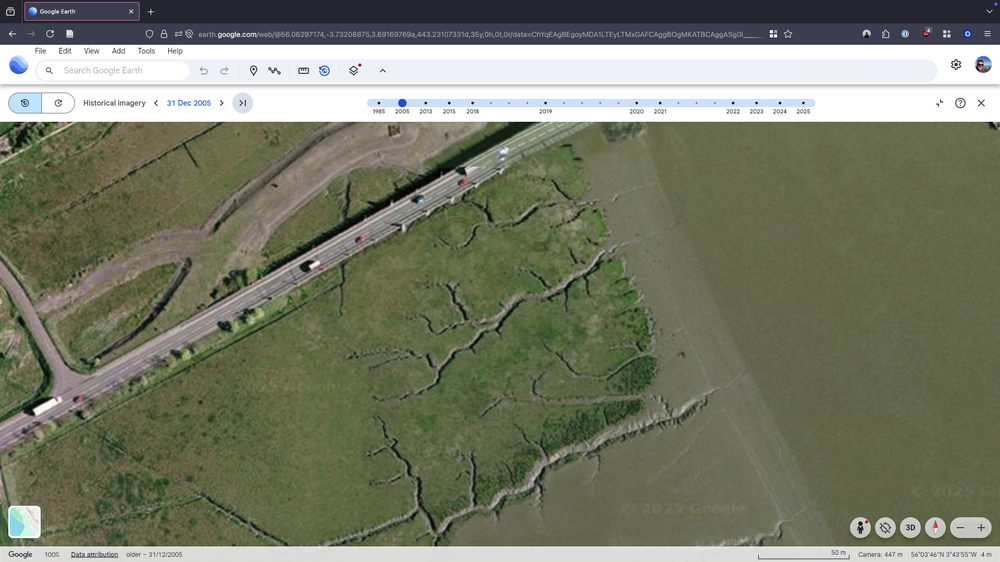
#> input picture Data/2005-12-31 Kincardine.png, 1000 x 562 px, shrunk from 1920 x 1080 before the run
$ python -i creek_extraction.py   (imports and definitions only)   (older library calls are emulated)
#> lines starting #> are read from the running program, lines starting #| are printed output that depends on the picture; after the words box and inside, x2 and y2 are one past the last pixel; in counts of white or black regions, pixels touching at a corner belong together
import os
import numpy as np
import cv2
import matplotlib.pyplot as plt
from PIL import Image
from skimage import filters, segmentation, morphology, measure
from skimage.filters import threshold_otsu, threshold_local
from skimage.morphology import skeletonize, remove_small_objects, disk, closing, opening
from skimage.segmentation import watershed
from scipy import ndimage
import glob


def load_test_image(image_path):
    """Load and prepare image for processing"""

    # Load image
    img = Image.open(image_path)

    # Convert to RGB if needed (removes alpha channel)
    if img.mode == 'RGBA':
        img = img.convert('RGB')
    elif img.mode == 'L':
        img = img.convert('RGB')

    img_array = np.array(img)

    # Convert to different color spaces for analysis
    if len(img_array.shape) == 3:
        # RGB image
        rgb = img_array
        gray = cv2.cvtColor(rgb, cv2.COLOR_RGB2GRAY)
        hsv = cv2.cvtColor(rgb, cv2.COLOR_RGB2HSV)
        lab = cv2.cvtColor(rgb, cv2.COLOR_RGB2LAB)
    else:
        # Grayscale image (shouldn't happen now)
        gray = img_array
        rgb = cv2.cvtColor(gray, cv2.COLOR_GRAY2RGB)
        hsv = cv2.cvtColor(rgb, cv2.COLOR_RGB2HSV)
        lab = cv2.cvtColor(rgb, cv2.COLOR_RGB2LAB)

    return {
        'original': rgb,
        'gray': gray,
        'hsv': hsv,
        'lab': lab
    }


def method1_edge_detection(images, low_thresh=50, high_thresh=150):
    """Method 1: Canny edge detection + morphological operations"""

    gray = images['gray']

    # Apply Canny edge detection
    edges = cv2.Canny(gray, low_thresh, high_thresh)

    # Morphological operations to connect creek segments
    kernel = cv2.getStructuringElement(cv2.MORPH_ELLIPSE, (3, 3))
    edges_closed = cv2.morphologyEx(edges, cv2.MORPH_CLOSE, kernel)

    # Remove small noise
    edges_cleaned = remove_small_objects(
        edges_closed.astype(bool), min_size=50)

    # Skeletonize to get centerlines
    skeleton = skeletonize(edges_cleaned)

    return {
        'raw_edges': edges,
        'closed_edges': edges_closed,
        'cleaned_edges': edges_cleaned.astype(np.uint8) * 255,
        'skeleton': skeleton.astype(np.uint8) * 255,
        'name': 'Edge Detection'
    }


def method2_water_segmentation(images, h_min=0, h_max=180, s_min=30, v_max=100):
    """Method 2: Color-based water segmentation"""

    hsv = images['hsv']

    # Define water color range (typically darker, more saturated)
    lower_water = np.array([h_min, s_min, 0])
    upper_water = np.array([h_max, 255, v_max])

    # Create water mask
    water_mask = cv2.inRange(hsv, lower_water, upper_water)

    # Morphological operations to clean up
    kernel = cv2.getStructuringElement(cv2.MORPH_ELLIPSE, (5, 5))
    water_cleaned = cv2.morphologyEx(water_mask, cv2.MORPH_OPEN, kernel)
    water_cleaned = cv2.morphologyEx(water_cleaned, cv2.MORPH_CLOSE, kernel)

    # Remove small objects
    water_cleaned = remove_small_objects(
        water_cleaned.astype(bool), min_size=100)

    # Get creek centerlines
    skeleton = skeletonize(water_cleaned)

    return {
        'water_mask': water_mask,
        'water_cleaned': water_cleaned.astype(np.uint8) * 255,
        'skeleton': skeleton.astype(np.uint8) * 255,
        'name': 'Water Segmentation'
    }


def method3_adaptive_threshold(images, block_size=25, offset=5):
    """Method 3: Adaptive thresholding for local contrast"""

    gray = images['gray']

    # Apply adaptive threshold
    adaptive_thresh = threshold_local(
        gray, block_size=block_size, offset=offset)
    binary = gray < adaptive_thresh

    # Invert if needed (creeks should be dark)
    if np.sum(binary) > binary.size / 2:
        binary = ~binary

    # Clean up
    binary_cleaned = remove_small_objects(binary, min_size=100)
    binary_cleaned = morphology.closing(binary_cleaned, disk(3))

    # Skeletonize
    skeleton = skeletonize(binary_cleaned)

    return {
        'adaptive_thresh': (gray < adaptive_thresh).astype(np.uint8) * 255,
        'binary_cleaned': binary_cleaned.astype(np.uint8) * 255,
        'skeleton': skeleton.astype(np.uint8) * 255,
        'name': 'Adaptive Threshold'
    }


def method4_watershed(images, markers_threshold=0.3):
    """Method 4: Watershed segmentation"""

    gray = images['gray']

    # Create markers for watershed using simple gradient
    # Calculate gradient using Sobel
    grad_x = cv2.Sobel(gray, cv2.CV_64F, 1, 0, ksize=3)
    grad_y = cv2.Sobel(gray, cv2.CV_64F, 0, 1, ksize=3)
    gradient = np.sqrt(grad_x**2 + grad_y**2)

    # Markers for sure background and sure foreground
    markers = np.zeros_like(gray)
    markers[gray < np.percentile(gray, 20)] = 1  # Dark areas (potential water)
    markers[gray > np.percentile(gray, 80)] = 2  # Light areas (sure land)

    # Apply watershed
    labels = watershed(gradient, markers)

    # Extract water regions (label 1)
    water_regions = (labels == 1)

    # Clean and skeletonize
    water_cleaned = remove_small_objects(water_regions, min_size=100)
    skeleton = skeletonize(water_cleaned)

    return {
        'gradient': gradient,
        'markers': markers,
        'labels': labels,
        'water_regions': water_regions.astype(np.uint8) * 255,
        'skeleton': skeleton.astype(np.uint8) * 255,
        'name': 'Watershed'
    }


def method5_lab_contrast(images):
    """Method 5: LAB color space contrast enhancement"""

    lab = images['lab']

    # Use L channel (lightness) - creeks should be darker
    l_channel = lab[:, :, 0]

    # Apply Otsu threshold on L channel
    thresh = threshold_otsu(l_channel)
    binary = l_channel < thresh

    # Clean up
    binary_cleaned = remove_small_objects(binary, min_size=50)
    binary_cleaned = morphology.closing(binary_cleaned, disk(2))
    binary_cleaned = morphology.opening(binary_cleaned, disk(1))

    # Skeletonize
    skeleton = skeletonize(binary_cleaned)

    return {
        'l_channel': l_channel,
        'binary': binary.astype(np.uint8) * 255,
        'binary_cleaned': binary_cleaned.astype(np.uint8) * 255,
        'skeleton': skeleton.astype(np.uint8) * 255,
        'name': 'LAB Contrast'
    }


def run_all_methods(image_path):
    """Run all creek extraction methods on a test image"""

    print(
        f"Testing creek extraction methods on: {os.path.basename(image_path)}")

    # Load image
    images = load_test_image(image_path)
#> in load_test_image, img is the input picture: PIL image 1000x562 RGBA; mean R, G, B, A 118.9, 122.6, 103.6, 255
#> in load_test_image, `gray = cv2.cvtColor(rgb, cv2.COLOR_RGB2GRAY)`:
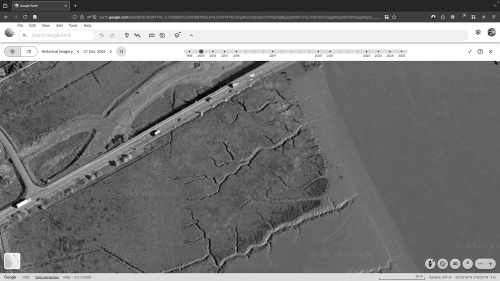
#> gray: shape (562, 1000) (shown at 1/2 size); min 0, max 255, mean 119.3
#> images = 4 items

    # Run all methods
    results = {}

    try:
        results['method1'] = method1_edge_detection(images)
#> in method1_edge_detection, `edges = cv2.Canny(gray, low_thresh, high_thresh)`:
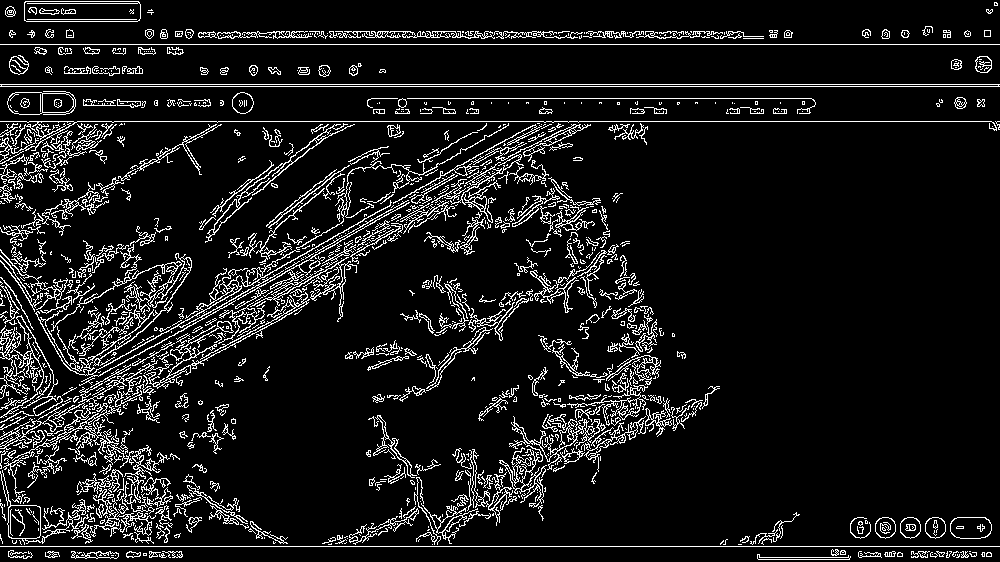
#> edges: shape (562, 1000); 9.5% white in thin lines or dots
        print("✅ Method 1: Edge detection completed")
    except Exception as e:
        print(f"❌ Method 1 failed: {e}")

    try:
        results['method2'] = method2_water_segmentation(images)
#> in method2_water_segmentation, `water_mask = cv2.inRange(hsv, lower_water, upper_water)`:
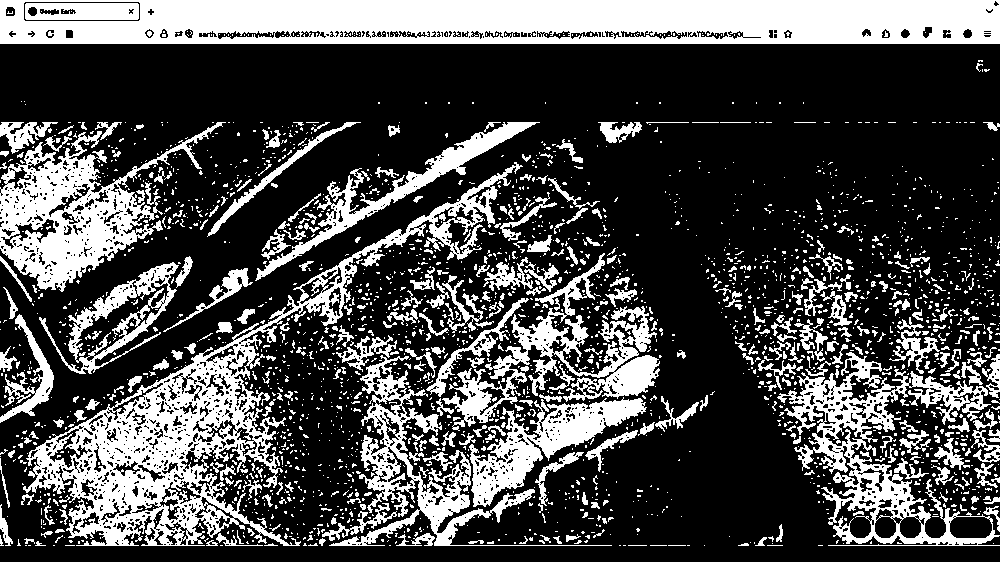
#> water_mask: shape (562, 1000); 29.6% white; 2506 white regions (2136 under 20 px), largest, box (x1, y1, x2, y2) and area: (0, 0, 1000, 44) 38909, (23, 162, 523, 546) 27168, (0, 122, 226, 292) 12762
        print("✅ Method 2: Water segmentation completed")
    except Exception as e:
        print(f"❌ Method 2 failed: {e}")

    try:
        results['method3'] = method3_adaptive_threshold(images)
        print("✅ Method 3: Adaptive threshold completed")
    except Exception as e:
        print(f"❌ Method 3 failed: {e}")

    try:
        results['method4'] = method4_watershed(images)
#> in method4_watershed, `grad_y = cv2.Sobel(gray, cv2.CV_64F, 0, 1, ksize=3)`:
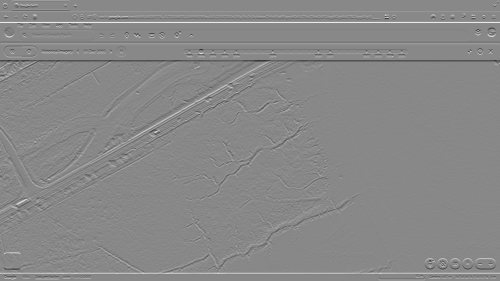
#> grad_y: shape (562, 1000) float64 (shown at 1/2 size); min -970, max 846, mean 2.6; drawn with min black and max white
        print("✅ Method 4: Watershed completed")
    except Exception as e:
        print(f"❌ Method 4 failed: {e}")

    try:
        results['method5'] = method5_lab_contrast(images)
#> in method5_lab_contrast, `thresh = threshold_otsu(l_channel)`: thresh = 171
#> in method5_lab_contrast, `binary_cleaned = morphology.closing(binary_cleaned, disk(2))`:
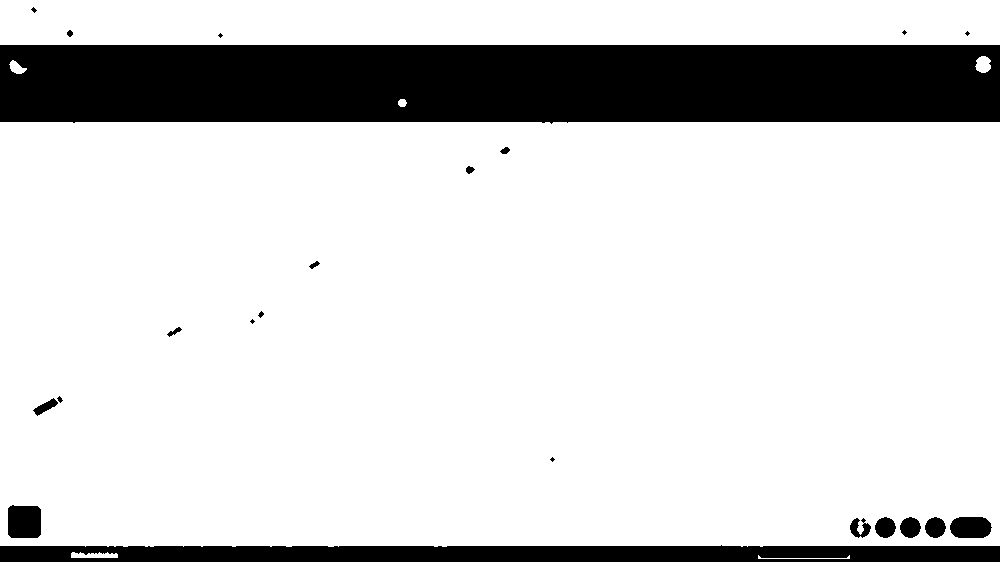
#> binary_cleaned: shape (562, 1000) bool; 83% white; 22 black regions (6 under 20 px), largest, box (x1, y1, x2, y2) and area: (0, 45, 1000, 124) 76602, (0, 545, 1000, 562) 15619, (8, 505, 41, 538) 1037
#> in method5_lab_contrast, `skeleton = skeletonize(binary_cleaned)`:
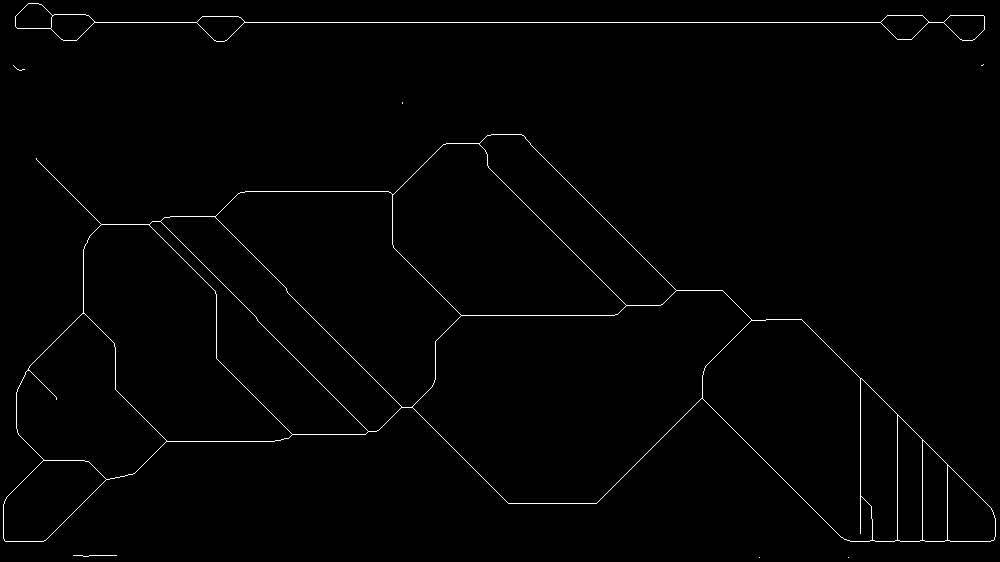
#> skeleton: shape (562, 1000) bool; 0.99% white in thin lines or dots
        print("✅ Method 5: LAB contrast completed")
    except Exception as e:
        print(f"❌ Method 5 failed: {e}")

    return images, results


# [309 lines left out: functions plot_comparison, test_on_multiple_images, interactive_parameter_tuning, main, not called in this run]


# [2 lines not run here, left out]

>>> result = run_all_methods('../Data/2005-12-31 Kincardine.png')

$ run again, on Data/2015-04-05 Kincardine.png
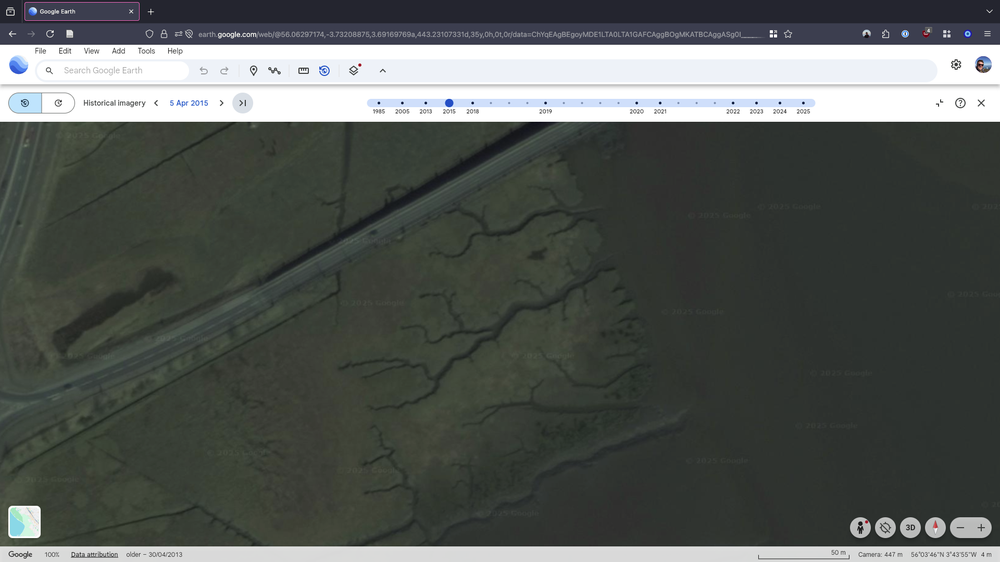
#> input picture Data/2015-04-05 Kincardine.png, 1000 x 562 px, shrunk from 1920 x 1080 before the run
#> in load_test_image, img is the input picture: PIL image 1000x562 RGBA; mean R, G, B, A 84.2, 88.6, 85, 255
#> img: PIL image 1000x562 RGB
#> hsv: shape (562, 1000, 3); mean H, S, V 57.6, 29.2, 90.2
#> lab: shape (562, 1000, 3); mean of channels 0, 1, 2 91.2, 125.4, 129.7
#> images = 4 items
#> in method1_edge_detection, `edges = cv2.Canny(gray, low_thresh, high_thresh)`:
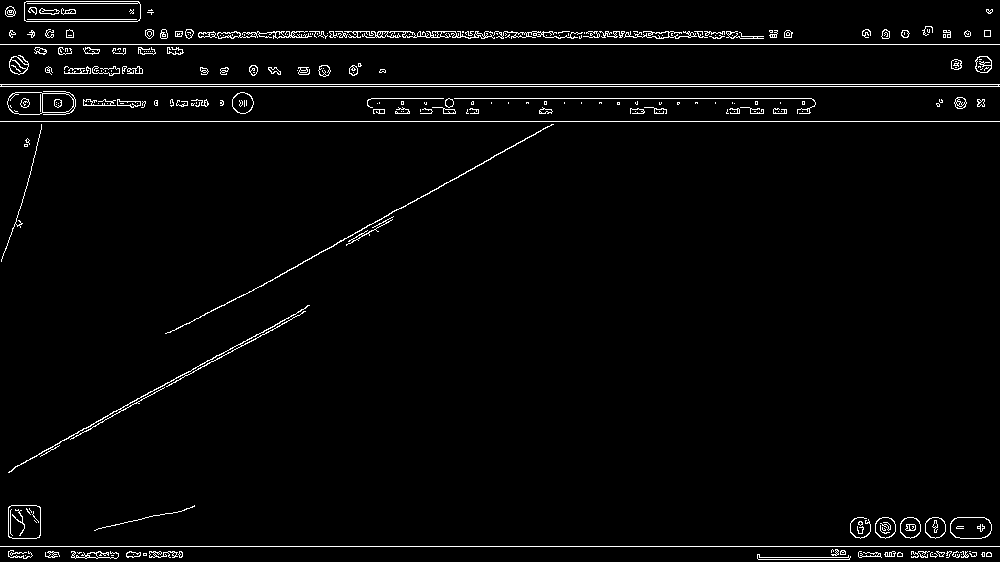
#> edges: shape (562, 1000); 2.6% white in thin lines or dots
#> edges_closed: shape (562, 1000); 3.6% white; 108 white regions (21 under 20 px), largest, box (x1, y1, x2, y2) and area: (0, 84, 1000, 87) 3000, (327, 31, 764, 39) 2212, (0, 121, 1000, 334) 1573
#> edges_cleaned: shape (562, 1000) bool; 3.2% white; 63 white regions, largest, box (x1, y1, x2, y2) and area: (0, 84, 1000, 87) 3000, (328, 31, 764, 39) 2206, (0, 44, 1000, 55) 1403
#> water_mask: shape (562, 1000); 44% white; 1066 white regions (997 under 20 px), largest, box (x1, y1, x2, y2) and area: (0, 122, 655, 546) 199336, (0, 0, 1000, 44) 38935, (25, 3, 139, 20) 1725
#> labels: shape (562, 1000); values 1 (black) and 2 (white), 57.3% white; 99 black regions (72 under 20 px), largest, box (x1, y1, x2, y2) and area: (338, 122, 1000, 546) 191417, (0, 0, 1000, 23) 20691, (86, 122, 558, 360) 15781
#> thresh = 150
#> in method5_lab_contrast, `skeleton = skeletonize(binary_cleaned)`:
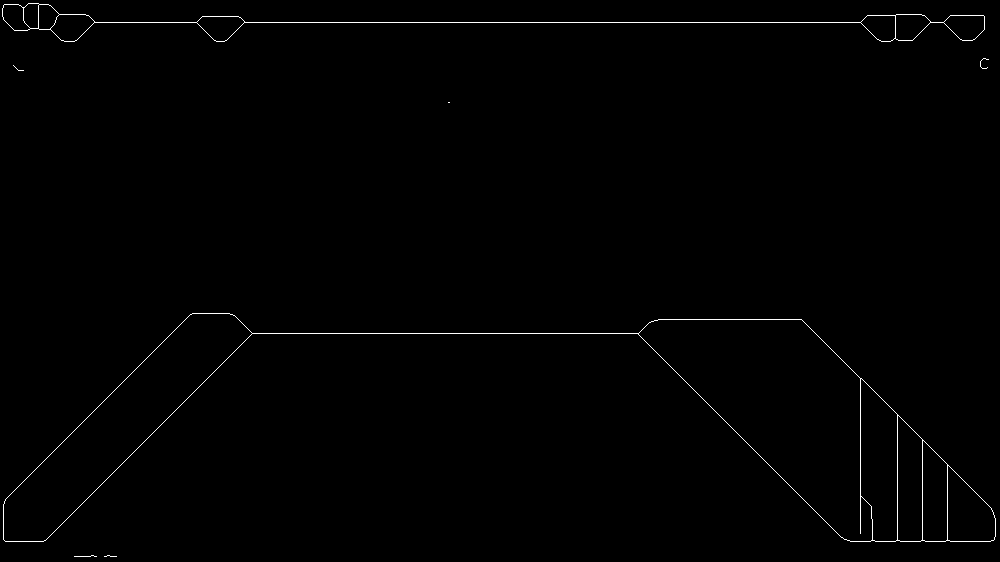
#> skeleton: shape (562, 1000) bool; 0.63% white in thin lines or dots
